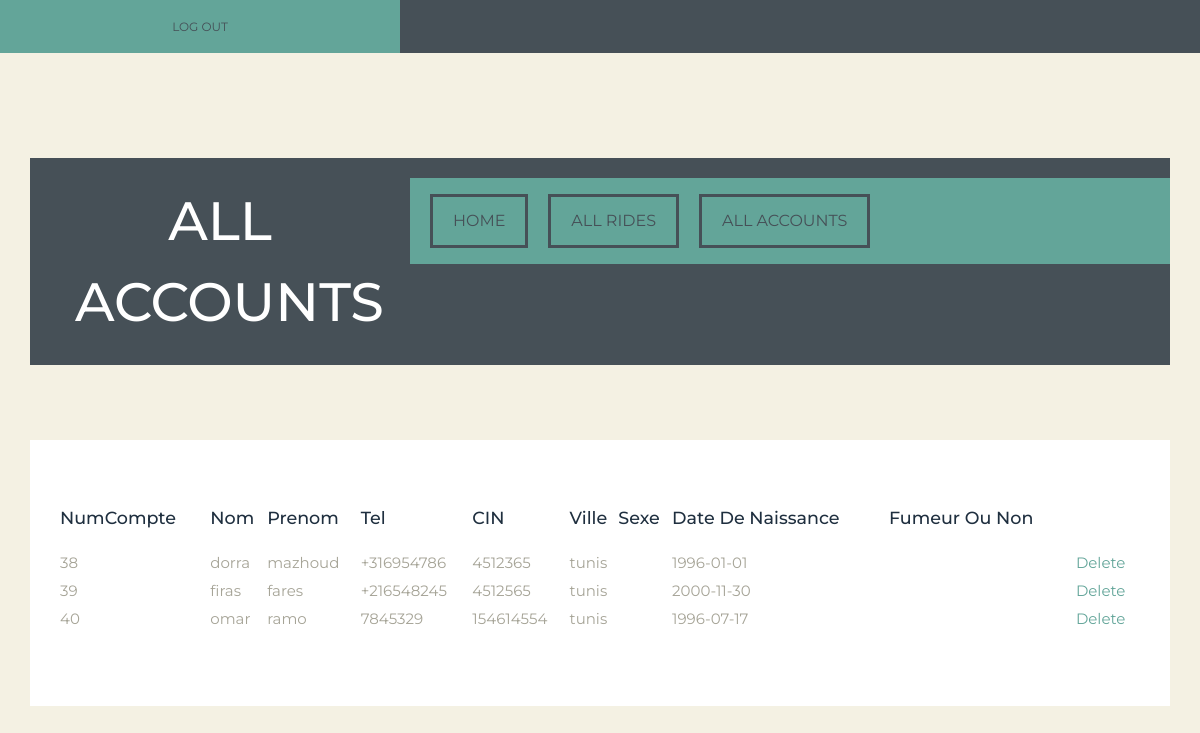
/carpool/admin/allaccs.php, run on the app's committed database.
### tables this page shows
CREATE TABLE `utilisateur` (
  `num_uti` int(11) NOT NULL,
  `nom_uti` varchar(100) DEFAULT NULL,
  `prenom_uti` varchar(100) DEFAULT NULL,
  `phone_uti` varchar(20) NOT NULL,
  `cin_uti` varchar(20) NOT NULL,
  `ville_uti` varchar(100) DEFAULT NULL,
  `sexe_uti` enum('M','F','Other') DEFAULT NULL,
  `date_naissance` date DEFAULT NULL,
  `fumeur_oui_non` enum('Yes','No') DEFAULT NULL
);

### carpool/admin/allaccs.php (the view, shortened to what this page needs)
<!DOCTYPE html>
 <html class="not-ie no-js" lang="en">
    <head>
        <link href="../css/bootstrap.min.css" rel="stylesheet">
        <link href="../css/jquery.idealforms.css" rel="stylesheet">
        <link href="../css/jquery.idealselect.css" rel="stylesheet">
        <link href="../css/slicknav.css" rel="stylesheet">
        <link href="../css/style.css" rel="stylesheet">
        <link href="../css/font-awesome.min.css" rel="stylesheet">
    </head>
	  <body>
        <header class="header">
            <div class="top-menu">
                <section class="container">
                    <div class="row">
                        <div class="col-md-4 col-sm-4 col-xs-12">
                            <div class="user-log">
                                <a href="logout.php">
                                   Log Out
                                </a>
                            </div>
                        </div>
                        </div>
                    </div>
            <div class="main-baner">
                    <div class="main-parallax-content">
                        <div class="second-parallax-content">
                            <section class="container">
                                <div class="row">
                                    <div class="main-header-container clearfix">
                                        <div class="col-md-4 col-sm-12 col-xs-12">
                                            <div class="logo">
                                                <h1>All Accounts</h1>
                                            </div>
                                        </div>
                                        <div class="col-md-8 col-sm-8 col-xs-12">
                                            <nav id="nav" class="main-navigation">
                                                <ul class="navigation">
                                                    <li>
                                                        <a href="adminhome.html">Home</a>
                                                    </li>
                                                    <li>
                                                        <a href="allrides.php">All Rides</a>
                                                    </li>
                                                    <li>
                                                        <a href="allaccs.php">All Accounts</a>
                                                    </li>
                                                </ul>
                                            </nav>
                                        </div>
                                    </div>
                                </div>
                            </section>
                        </div>
                    </div>
            </div>
        </header>
        <section class="main-content">
		<form action  ="deleteacc.php"  	method="get"       target="_self">
<?php
$m = mysqli_connect('localhost','root','','covoiturage');
$reqall="select * from utilisateur";
$resall=mysqli_query($m,$reqall) or die(mysqli_error($m));
echo "
<!DOCTYPE html>
<body style=background-color : pink >
<table width=100% >
	<tr>
	<td> <h3>NumCompte </h3></td> <td><h3> Nom </h3></td> <td><h3> Prenom </h3></td><td><h3>  Tel</h3></td><td><h3> CIN</h3></td><td><h3> Ville</h3></td><td><h3> Sexe</h3></td> <td><h3> Date De Naissance</h3></td><td><h3> Fumeur Ou Non</h3></td>
	</tr>
	</body>
	</html>" ;
while($row=mysqli_fetch_array($resall,MYSQLI_BOTH)){
echo"
	<tr>
	<td>".$row[0]."</td> <td> ".$row[1]." </td> <td> ".$row[2]." </td><td>".$row[3]." </td>
	<td>".$row[4]." </td><td>".$row[5]." </td><td>".$row[6]." </td><td>".$row[7]." </td><td>".$row[8]." </td>
	<td><td><a href=deleteacc.php?numuti=".$row[0]." >Delete</a></td>
	</tr>";
}
?>
    </body>
</html>

### carpool/css/style.css (style rules this page uses)
* { margin: 0; padding: 0; border: 0; font-size: 100%; font: inherit; vertical-align: baseline; -webkit-box-sizing: border-box; -moz-box-sizing: border-box; box-sizing: border-box; }
html, body { height: 100% }
body { font-family: 'Montserrat', sans-serif; font-size: 15px; line-height: 28px; overflow-x: hidden; color: #A6A497; font-weight: normal; background: #f4f1e3; }
a { -webkit-transition: all 0.3s ease-in-out 0s; -moz-transition: all 0.3s ease-in-out 0s; -ms-transition: all 0.3s ease-in-out 0s; -o-transition: all 0.3s ease-in-out 0s; transition: all 0.3s ease-in-out 0s; text-decoration: none; color: #63a599; }
p, ul, ol { margin-bottom: 1.5em }
h1, h2, h3, h4, h5 { margin-bottom: 1em; line-height: 1.5em; color: #1F2F3F; }
h1 { font-size: 2em }
h3 { font-size: 1.17em }
ul, ol { list-style: none; margin: 0 0 24px 20px; }
ul { list-style: disc }
div[class*="col-xs-"], div[class*="col-sm-"], div[class*="col-md-"], div[class*="col-lg-"] { padding: 0; margin: 0; }
.row { padding: 0; margin: 0; }
.container { width: 100%; padding: 0; margin: 0; }
.top-menu { background: #465057 }
.user-log { padding: 0.8em 0; background: #63a599; text-transform: uppercase; text-align: center; color: #465057; }
.user-log a { color: #465057; cursor: pointer; font-size: 12px; }
.main-baner { height: 100%; min-height: 100%; padding: 2em 2em 0; }
.fullscreen, .main-parallax-content { width: 100%; min-height: 100%; }
.main-header-container { background: #465057; margin: 5em 0; position: relative; z-index: 9; }
.logo { text-transform: uppercase; text-align: center; padding: 1.5em 3em; }
.logo h1 { color: #fff; margin: 0; font-size: 54px; }
.main-navigation { background: #63a599; text-transform: uppercase; margin: 1.3em 0 0; }
.main-navigation ul { margin: 0 }
.main-navigation ul li:first-child { padding: 0 0 0 0.8em }
.main-navigation ul > li { position: relative; display: inline-block; }
.main-navigation ul > li a { border: 3px solid #465057; color: #465057; display: inline-block; font-size: 16px; margin: 1em 0.5em; padding: 10px 20px; -webkit-transition: all 0.2s ease-in-out; -moz-transition: all 0.2s ease-in-out; -ms-transition: all 0.2s ease-in-out; -o-transition: all 0.2s ease-in-out; transition: all 0.2s ease-in-out; }
.main-content { background: #fff; margin: 0 2em 2em; padding: 3em 2em; }

### data on the page
utilisateur: num_uti "38", nom_uti "dorra", prenom_uti "mazhoud", phone_uti "+316954786", cin_uti "4512365", ville_uti "tunis", date_naissance "1996-01-01"
utilisateur: num_uti "39", nom_uti "firas", prenom_uti "fares", phone_uti "+216548245", cin_uti "4512565", ville_uti "tunis", date_naissance "2000-11-30"
utilisateur: num_uti "40", nom_uti "omar", prenom_uti "ramo", phone_uti "7845329", cin_uti "154614554", ville_uti "tunis", date_naissance "1996-07-17"
